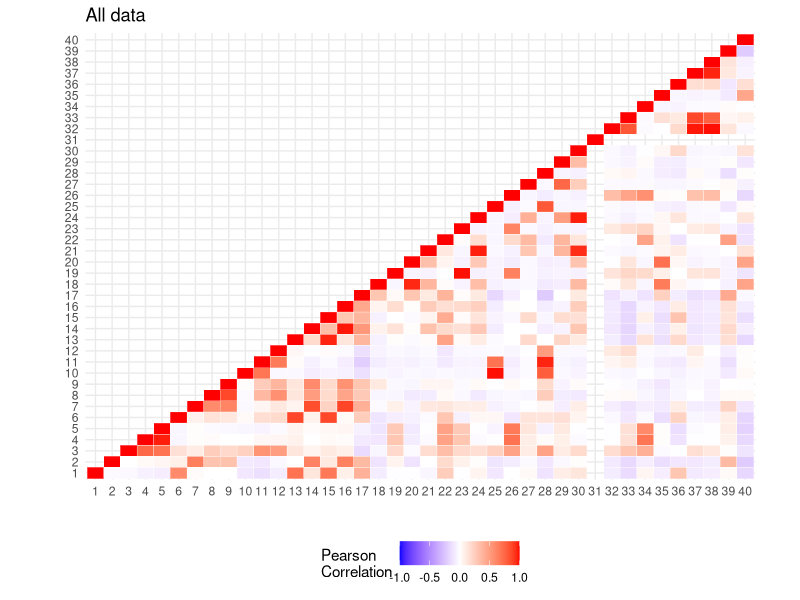
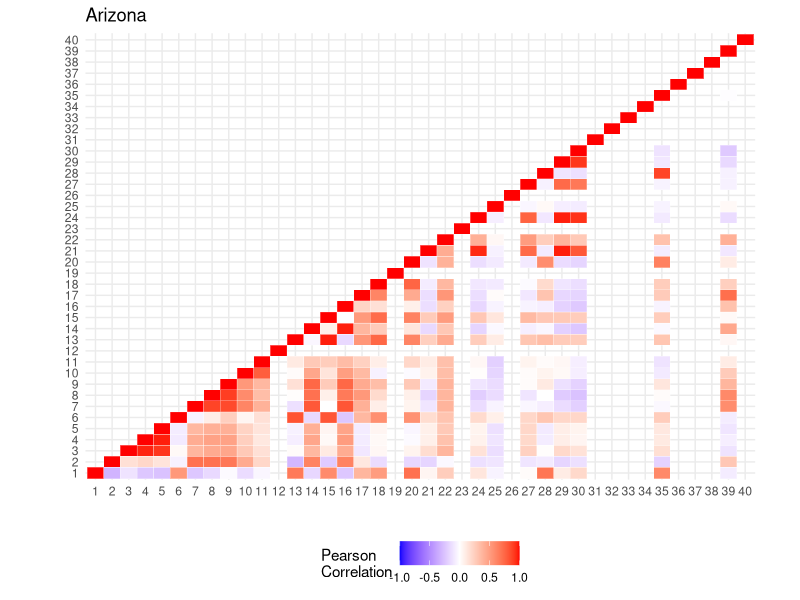
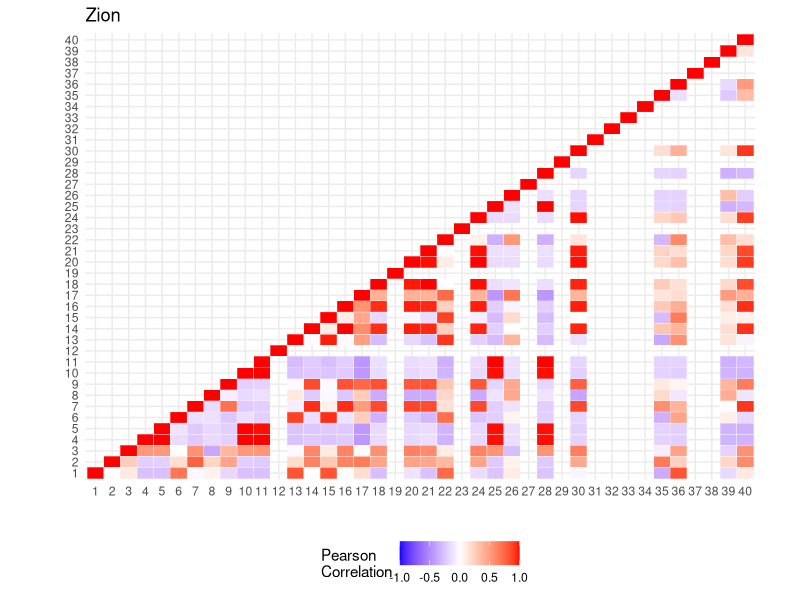
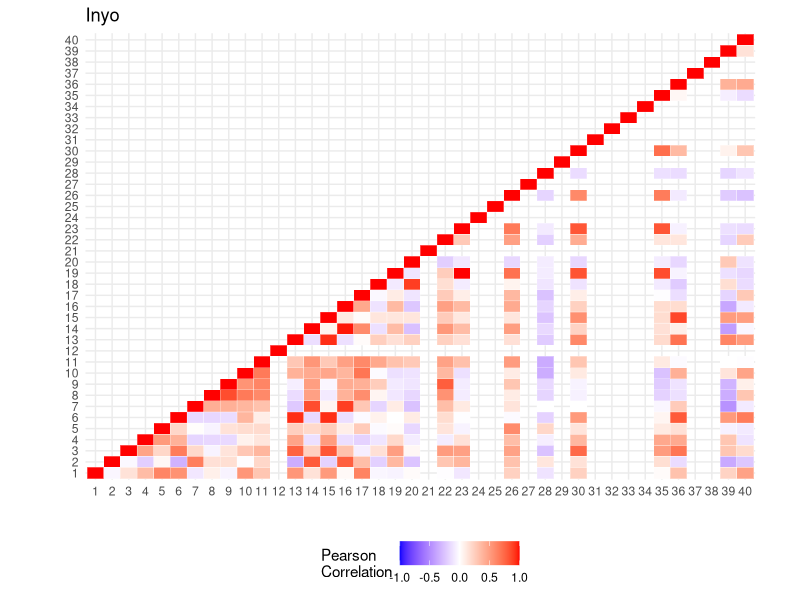
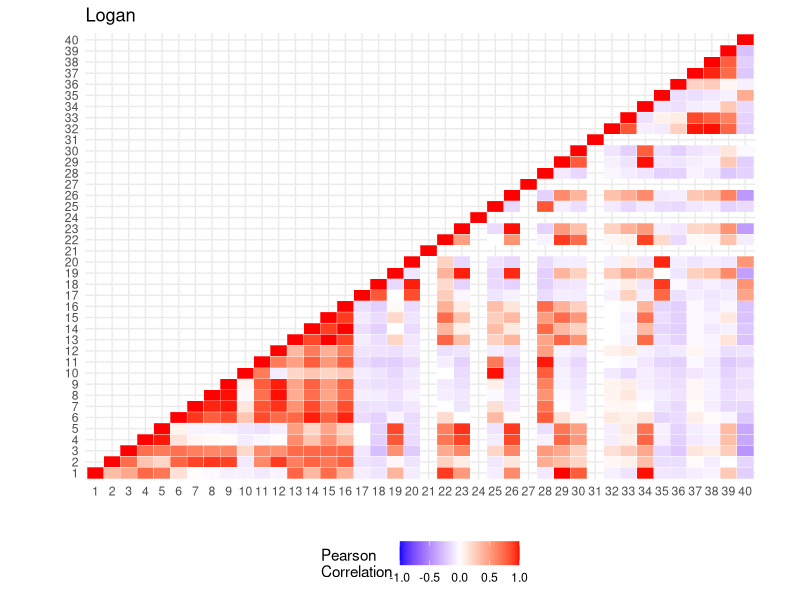
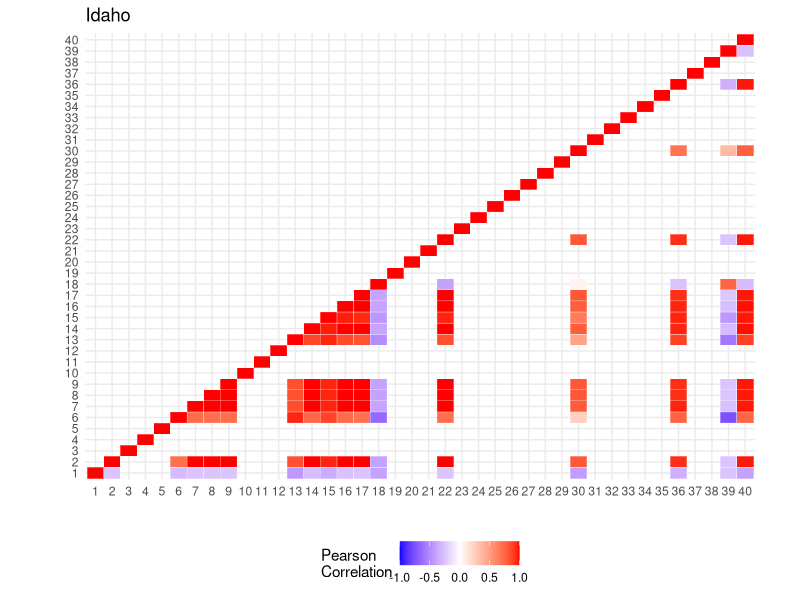
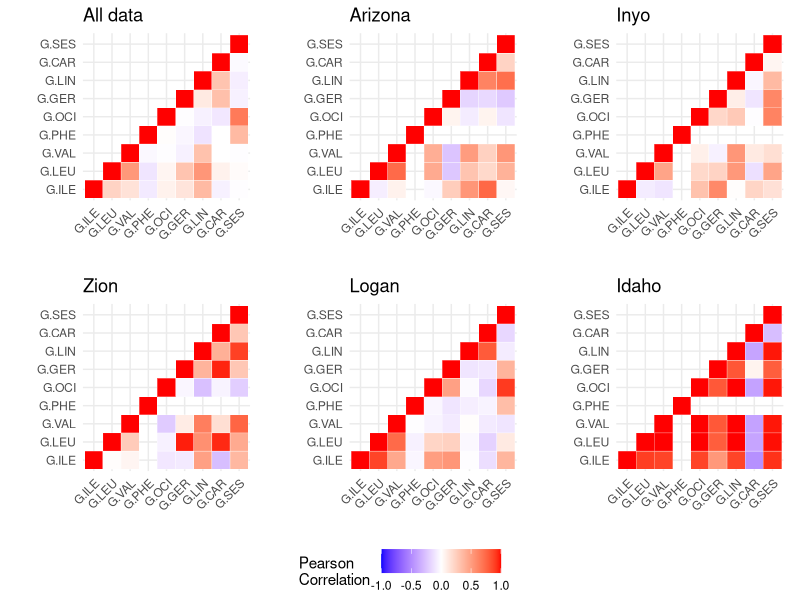
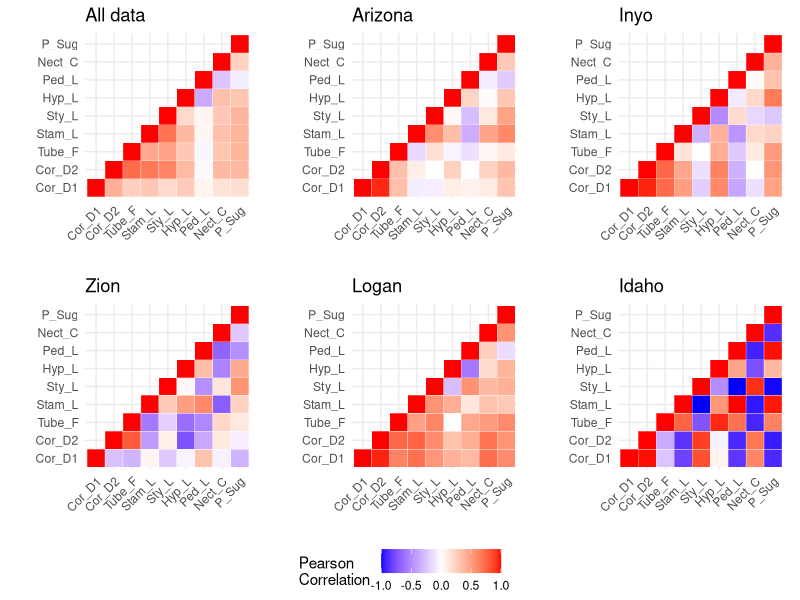

Here is the R script that generated these plots, in order:
## ---- chunk 1
knitr::opts_chunk$set(echo = TRUE)
## ---- chunk 2
# need the relevant code from test script in order to be able to knit this file

library(tidyverse)
library(readxl)
library(lme4)
library(lmerTest)
library(emmeans)
library(vegan)
library(knitr)
library(reshape2)
library(ggpubr)

file1<-readxl::read_excel("Scent_Full.xlsx", na="0")
file1<-file1 %>% mutate_all(~replace(.,is.na(.), 0))

file2<-readxl::read_excel("Scent_Meta.xlsx")

file3<-readxl::read_excel("Morph_Full.xlsx")

Totals<-file1 %>% 
  bind_rows(summarise_all(., list(~if(is.numeric(.)) sum(.) else "Comp.Total"))) %>% 
  pivot_longer(cols=starts_with("Samp."),names_to="Sample_ID") %>% 
  pivot_wider(names_from=Compounds, values_from = value)

percent <- function(x) { round((x/sum(x)) * 100, digits=3)
}

Percents<-file1 %>% 
  mutate_at(vars(starts_with("Samp.")), percent)

Percents_wide <- Percents %>% 
  pivot_longer(cols=starts_with("Samp."),names_to="Sample_ID") %>% 
  pivot_wider(names_from=Compounds, values_from = value) %>% 
  full_join(file2)

T_S<-function(Column, Tol.Area, Tol.Amt, Samp.Vol) {
  Column/Tol.Area*Tol.Amt*Samp.Vol
} 

ER_Fm<-function(Total.Samp, Hrs, Fr.Mass) {
  Total.Samp/Hrs/Fr.Mass
}

Total_Samples<-Totals %>%  full_join(file2) %>% 
  mutate_at(vars(starts_with("Comp.")), list(~T_S(.,Toluene_Area,Toluene_Amt, Sample_Vol))) 

ER_f_mass<-Total_Samples %>% 
  mutate_at(vars(starts_with("Comp.")), list(~ER_Fm(.,No_Hours, Fresh_Mass))) 

get_upper_tri <- function(cormat){
    cormat[lower.tri(cormat)]<- NA
    return(cormat)
  }

## ---- chunk 3
Arizona <- ER_f_mass %>% filter(Population=="Arizona" & Type=="Yes") %>%  select(starts_with("Comp.")) %>% select(-Comp.Total)
Zion <- ER_f_mass %>% filter(Population=="Zion" & Type=="Yes") %>%  select(starts_with("Comp.")) %>% select(-Comp.Total)
Inyo <- ER_f_mass %>% filter(Population=="Inyo" & Type=="Yes") %>%  select(starts_with("Comp.")) %>% select(-Comp.Total)
Logan <- ER_f_mass %>% filter(Population=="Logan" & Type=="Yes") %>%  select(starts_with("Comp.")) %>% select(-Comp.Total)
Idaho <- ER_f_mass %>% filter(Population=="Idaho" & Type=="Yes") %>%  select(starts_with("Comp.")) %>% select(-Comp.Total)

Tol_ord <- ER_f_mass %>% filter(Type=="Yes") %>% 
  select(starts_with("Comp."), Population) %>% filter_if(is.numeric, any_vars(. != 0)) %>% select(starts_with("Comp.")) %>% select(-Comp.Total)
## ---- chunk 4
cormat.all <- round(cor(Tol_ord),2)
melted_cormat.all <- melt(cormat.all)
upper_tri.all <- get_upper_tri(cormat.all)
# Melt the correlation matrix
melted_cormat.all <- melt(upper_tri.all, na.rm = TRUE)
# Create a ggheatmap
ggheatmap.all <- ggplot(melted_cormat.all, aes(Var2, Var1, fill = value))+
 geom_tile(color = "white")+
 scale_fill_gradient2(low = "blue", high = "red", mid = "white", 
   midpoint = 0, limit = c(-1,1), space = "Lab", 
    name="Pearson\nCorrelation") +
  theme_minimal()+ # minimal theme
 coord_fixed()+scale_x_discrete(labels=c(1:40))+scale_y_discrete(labels=c(1:40))+
ggtitle("All data") +xlab("") +ylab("") + theme(legend.position="bottom") +
  theme(aspect.ratio=2/3)
  
ggheatmap.all
## ---- chunk 5
cormat.AZ <- round(cor(Arizona),2)
melted_cormat.AZ <- melt(cormat.AZ)
upper_tri.AZ <- get_upper_tri(cormat.AZ)
# Melt the correlation matrix
melted_cormat.AZ <- melt(upper_tri.AZ, na.rm = TRUE)
# Create a ggheatmap
ggheatmap.AZ <- ggplot(melted_cormat.AZ, aes(Var2, Var1, fill = value))+
 geom_tile(color = "white")+
 scale_fill_gradient2(low = "blue", high = "red", mid = "white", 
   midpoint = 0, limit = c(-1,1), space = "Lab", 
    name="Pearson\nCorrelation") +
  theme_minimal()+ # minimal theme
 coord_fixed()+scale_x_discrete(labels=c(1:40))+scale_y_discrete(labels=c(1:40))+
ggtitle("Arizona") +xlab("") +ylab("") + theme(legend.position="bottom") +
  theme(aspect.ratio=2/3)
ggheatmap.AZ
## ---- chunk 6
cormat.ZI <- round(cor(Zion),2)
melted_cormat.ZI <- melt(cormat.ZI)
upper_tri.ZI <- get_upper_tri(cormat.ZI)
# Melt the correlation matrix
melted_cormat.ZI <- melt(upper_tri.ZI, na.rm = TRUE)
# Create a ggheatmap
ggheatmap.ZI <- ggplot(melted_cormat.ZI, aes(Var2, Var1, fill = value))+
 geom_tile(color = "white")+
 scale_fill_gradient2(low = "blue", high = "red", mid = "white", 
   midpoint = 0, limit = c(-1,1), space = "Lab", 
    name="Pearson\nCorrelation") +
  theme_minimal()+ # minimal theme
 coord_fixed()+scale_x_discrete(labels=c(1:40))+scale_y_discrete(labels=c(1:40))+
ggtitle("Zion") +xlab("") +ylab("") + theme(legend.position="bottom") +
  theme(aspect.ratio=2/3)
ggheatmap.ZI
## ---- chunk 7
cormat.IN <- round(cor(Inyo),2)
melted_cormat.IN <- melt(cormat.IN)
upper_tri.IN <- get_upper_tri(cormat.IN)
# Melt the correlation matrix
melted_cormat.IN <- melt(upper_tri.IN, na.rm = TRUE)
# Create a ggheatmap
ggheatmap.IN <- ggplot(melted_cormat.IN, aes(Var2, Var1, fill = value))+
 geom_tile(color = "white")+
 scale_fill_gradient2(low = "blue", high = "red", mid = "white", 
   midpoint = 0, limit = c(-1,1), space = "Lab", 
    name="Pearson\nCorrelation") +
  theme_minimal()+ # minimal theme
 coord_fixed()+scale_x_discrete(labels=c(1:40))+scale_y_discrete(labels=c(1:40))+
ggtitle("Inyo") +xlab("") +ylab("") + theme(legend.position="bottom") +
  theme(aspect.ratio=2/3)
ggheatmap.IN
## ---- chunk 8
cormat.LO <- round(cor(Logan),2)
melted_cormat.LO <- melt(cormat.LO)
upper_tri.LO <- get_upper_tri(cormat.LO)
# Melt the correlation matrix
melted_cormat.LO <- melt(upper_tri.LO, na.rm = TRUE)
# Create a ggheatmap
ggheatmap.LO <- ggplot(melted_cormat.LO, aes(Var2, Var1, fill = value))+
 geom_tile(color = "white")+
 scale_fill_gradient2(low = "blue", high = "red", mid = "white", 
   midpoint = 0, limit = c(-1,1), space = "Lab", 
    name="Pearson\nCorrelation") +
  theme_minimal()+ # minimal theme
 coord_fixed()+scale_x_discrete(labels=c(1:40))+scale_y_discrete(labels=c(1:40))+
ggtitle("Logan") +xlab("") +ylab("") + theme(legend.position="bottom") +
  theme(aspect.ratio=2/3)
ggheatmap.LO 
## ---- chunk 9
cormat.ID <- round(cor(Idaho),2)
melted_cormat.ID <- melt(cormat.ID)
upper_tri.ID <- get_upper_tri(cormat.ID)
# Melt the correlation matrix
melted_cormat.ID <- melt(upper_tri.ID, na.rm = TRUE)
# Create a ggheatmap
ggheatmap.ID <- ggplot(melted_cormat.ID, aes(Var2, Var1, fill = value))+
 geom_tile(color = "white")+
 scale_fill_gradient2(low = "blue", high = "red", mid = "white", 
   midpoint = 0, limit = c(-1,1), space = "Lab", 
    name="Pearson\nCorrelation") +
  theme_minimal()+ # minimal theme
 coord_fixed()+scale_x_discrete(labels=c(1:40))+scale_y_discrete(labels=c(1:40))+
ggtitle("Idaho") +xlab("") +ylab("") + theme(legend.position="bottom") +
  theme(aspect.ratio=2/3)
ggheatmap.ID
## ---- chunk 10


ER_f_mass_groups <- ER_f_mass %>% mutate(G.ILE=Comp.2methylbutyronitrile+`Comp.nitro-2-methyl-butane`+`Comp.cis-2-methylbutyraldoxime`+`Comp.trans-2-methylbutyraldoxime`+`Comp.2methylbutyl-benzoate`,
                                         G.LEU=Comp.3methylbutyronitrile+`Comp.nitro-3-methyl-butane`+`Comp.cis-3-methylbutyraldoxime`+`Comp.trans-3-methylbutyraldoxime`,
                                         G.VAL=`Comp.cis-isobutyraldoxime`+`Comp.trans-isobutyraldoxime`,
                                         G.PHE=Comp.2phenylethanol+Comp.phenylacetonitrile+Comp.nitrophenylethane+Comp.phenylacetaldoxime,
                                         G.OCI=`Comp.b-myrcene`+`Comp.cis-b-ocimene`+`Comp.trans-b-ocimene`+`Comp.alpha-terpineol`,
                                         G.GER=Comp.citronellol+Comp.neral+Comp.geranial+Comp.nerol+Comp.geraniol,
                                         G.LIN=Comp.linalool+`Comp.cis-furanoid-linalool-oxide`+`Comp.trans-furanoid-linalool-oxide`+`Comp.pyran-lin-oxide-ketone`+`Comp.cis-pyranoid-linalool-oxide`+`Comp.trans-pyranoid-linalool-oxide`,
                                         G.CAR=`Comp.beta-caryophyllene`+`Comp.alpha-humulene`+`Comp.caryophyllene-oxide`,
                                         G.SES=`Comp.beta-farnesene`+`Comp.Z-E-alpha-farnesene`+`Comp.E-E-alpha-farnesene`+`Comp.farnesene-epoxide`+Comp.farnesol+Comp.nerolidol+Comp.isophytol)

ER_f_mass_group_data <- ER_f_mass_groups %>% filter(Type=="Yes") %>%  select(starts_with("G."))

ER_f_mass_group_data <- ER_f_mass_group_data %>% slice(.,-c(36,44)) 
ER_f_mass_groups <- ER_f_mass_groups %>% slice(.,-c(36,44)) %>% filter(Type=="Yes")

Arizona <- ER_f_mass_groups %>% filter(Population=="Arizona") %>%  select(starts_with("G."))
Zion <- ER_f_mass_groups %>% filter(Population=="Zion") %>%  select(starts_with("G."))
Inyo <- ER_f_mass_groups %>% filter(Population=="Inyo") %>%  select(starts_with("G."))
Logan <- ER_f_mass_groups %>% filter(Population=="Logan") %>%  select(starts_with("G."))
Idaho <- ER_f_mass_groups %>% filter(Population=="Idaho") %>%  select(starts_with("G."))

cormat.all <- round(cor(ER_f_mass_group_data),2)
melted_cormat.all <- melt(cormat.all)
upper_tri.all <- get_upper_tri(cormat.all)
# Melt the correlation matrix
melted_cormat.all <- melt(upper_tri.all, na.rm = TRUE)
# Create a ggheatmap
ggheatmap.all <- ggplot(melted_cormat.all, aes(Var2, Var1, fill = value))+
 geom_tile(color = "white")+
 scale_fill_gradient2(low = "blue", high = "red", mid = "white", 
   midpoint = 0, limit = c(-1,1), space = "Lab", 
    name="Pearson\nCorrelation") +
  theme_minimal()+ # minimal theme
 theme(axis.text.x = element_text(angle = 45, vjust = 1, 
    hjust = 1))+
 coord_fixed()+
ggtitle("All data") +xlab("") +ylab("")

cormat.AZ <- round(cor(Arizona),2)
melted_cormat.AZ <- melt(cormat.AZ)
upper_tri.AZ <- get_upper_tri(cormat.AZ)
# Melt the correlation matrix
melted_cormat.AZ <- melt(upper_tri.AZ, na.rm = TRUE)
# Create a ggheatmap
ggheatmap.AZ <- ggplot(melted_cormat.AZ, aes(Var2, Var1, fill = value))+
 geom_tile(color = "white")+
 scale_fill_gradient2(low = "blue", high = "red", mid = "white", 
   midpoint = 0, limit = c(-1,1), space = "Lab", 
    name="Pearson\nCorrelation") +
  theme_minimal()+ # minimal theme
 theme(axis.text.x = element_text(angle = 45, vjust = 1, 
     hjust = 1))+
 coord_fixed()+
ggtitle("Arizona") +xlab("") +ylab("")

cormat.ZI <- round(cor(Zion),2)
melted_cormat.ZI <- melt(cormat.ZI)
upper_tri.ZI <- get_upper_tri(cormat.ZI)
# Melt the correlation matrix
melted_cormat.ZI <- melt(upper_tri.ZI, na.rm = TRUE)
# Create a ggheatmap
ggheatmap.ZI <- ggplot(melted_cormat.ZI, aes(Var2, Var1, fill = value))+
 geom_tile(color = "white")+
 scale_fill_gradient2(low = "blue", high = "red", mid = "white", 
   midpoint = 0, limit = c(-1,1), space = "Lab", 
    name="Pearson\nCorrelation") +
  theme_minimal()+ # minimal theme
 theme(axis.text.x = element_text(angle = 45, vjust = 1, 
     hjust = 1))+
 coord_fixed()+
ggtitle("Zion") +xlab("") +ylab("")

cormat.IN <- round(cor(Inyo),2)
melted_cormat.IN <- melt(cormat.IN)
upper_tri.IN <- get_upper_tri(cormat.IN)
# Melt the correlation matrix
melted_cormat.IN <- melt(upper_tri.IN, na.rm = TRUE)
# Create a ggheatmap
ggheatmap.IN <- ggplot(melted_cormat.IN, aes(Var2, Var1, fill = value))+
 geom_tile(color = "white")+
 scale_fill_gradient2(low = "blue", high = "red", mid = "white", 
   midpoint = 0, limit = c(-1,1), space = "Lab", 
    name="Pearson\nCorrelation") +
  theme_minimal()+ # minimal theme
 theme(axis.text.x = element_text(angle = 45, vjust = 1, 
     hjust = 1))+
 coord_fixed()+
ggtitle("Inyo") +xlab("") +ylab("")

cormat.LO <- round(cor(Logan),2)
melted_cormat.LO <- melt(cormat.LO)
upper_tri.LO <- get_upper_tri(cormat.LO)
# Melt the correlation matrix
melted_cormat.LO <- melt(upper_tri.LO, na.rm = TRUE)
# Create a ggheatmap
ggheatmap.LO <- ggplot(melted_cormat.LO, aes(Var2, Var1, fill = value))+
 geom_tile(color = "white")+
 scale_fill_gradient2(low = "blue", high = "red", mid = "white", 
   midpoint = 0, limit = c(-1,1), space = "Lab", 
    name="Pearson\nCorrelation") +
  theme_minimal()+ # minimal theme
 theme(axis.text.x = element_text(angle = 45, vjust = 1, 
     hjust = 1))+
 coord_fixed()+
ggtitle("Logan") +xlab("") +ylab("")

cormat.ID <- round(cor(Idaho),2)
melted_cormat.ID <- melt(cormat.ID)
upper_tri.ID <- get_upper_tri(cormat.ID)
# Melt the correlation matrix
melted_cormat.ID <- melt(upper_tri.ID, na.rm = TRUE)
# Create a ggheatmap
ggheatmap.ID <- ggplot(melted_cormat.ID, aes(Var2, Var1, fill = value))+
 geom_tile(color = "white")+
 scale_fill_gradient2(low = "blue", high = "red", mid = "white", 
   midpoint = 0, limit = c(-1,1), space = "Lab", 
    name="Pearson\nCorrelation") +
  theme_minimal()+ # minimal theme
 theme(axis.text.x = element_text(angle = 45, vjust = 1, 
     hjust = 1))+
 coord_fixed()+
ggtitle("Idaho") +xlab("") +ylab("")

ggarrange(ggheatmap.all, ggheatmap.AZ, ggheatmap.IN, ggheatmap.ZI, ggheatmap.LO, ggheatmap.ID, nrow=2, ncol=3, common.legend = TRUE, legend = "bottom")

## ---- chunk 11

Arizona <- file3 %>% filter(Population=="Arizona" & Type=="Yes") %>% select(starts_with("M.")) %>% select(-"M.Leaf_Number", -"M.Leaf_Length") %>% drop_na()
Zion <- file3 %>% filter(Population=="Zion" & Type=="Yes") %>% select(starts_with("M.")) %>% select(-"M.Leaf_Number", -"M.Leaf_Length") %>% drop_na()
Inyo <- file3 %>% filter(Population=="Inyo" & Type=="Yes") %>% select(starts_with("M.")) %>% select(-"M.Leaf_Number", -"M.Leaf_Length") %>% drop_na()
Logan <- file3 %>% filter(Population=="Logan" & Type=="Yes") %>% select(starts_with("M.")) %>% select(-"M.Leaf_Number", -"M.Leaf_Length") %>% drop_na()
Idaho <- file3 %>% filter(Population=="Idaho" & Type=="Yes") %>% select(starts_with("M.")) %>% select(-"M.Leaf_Number", -"M.Leaf_Length") %>% drop_na()
morph <- file3 %>% filter(Population!="NA" &Type=="Yes") %>% select(starts_with("M.")) %>% select(-"M.Leaf_Number", -"M.Leaf_Length") %>% drop_na()

labels <- c("Cor_D1", "Cor_D2", "Tube_F", "Stam_L", "Sty_L", "Hyp_L", "Ped_L", "Nect_C", "P_Sug")

cormat.all <- round(cor(morph),2)
melted_cormat.all <- melt(cormat.all)
upper_tri.all <- get_upper_tri(cormat.all)
# Melt the correlation matrix
melted_cormat.all <- melt(upper_tri.all, na.rm = TRUE)
# Create a ggheatmap
ggheatmap.all <- ggplot(melted_cormat.all, aes(Var2, Var1, fill = value))+
 geom_tile(color = "white")+
 scale_fill_gradient2(low = "blue", high = "red", mid = "white", 
   midpoint = 0, limit = c(-1,1), space = "Lab", 
    name="Pearson\nCorrelation") +
  theme_minimal()+ # minimal theme
 theme(axis.text.x = element_text(angle = 45, vjust = 1, 
     hjust = 1))+
 coord_fixed()+scale_x_discrete(labels=labels)+scale_y_discrete(labels=labels)+
ggtitle("All data") +xlab("") +ylab("")

cormat.AZ <- round(cor(Arizona),2)
melted_cormat.AZ <- melt(cormat.AZ)
upper_tri.AZ <- get_upper_tri(cormat.AZ)
melted_cormat.AZ <- melt(upper_tri.AZ, na.rm = TRUE)
ggheatmap.AZ <- ggplot(melted_cormat.AZ, aes(Var2, Var1, fill = value))+
 geom_tile(color = "white")+
 scale_fill_gradient2(low = "blue", high = "red", mid = "white", 
   midpoint = 0, limit = c(-1,1), space = "Lab", 
    name="Pearson\nCorrelation") +
  theme_minimal()+ # minimal theme
 theme(axis.text.x = element_text(angle = 45, vjust = 1, 
     hjust = 1))+
 coord_fixed() +scale_x_discrete(labels=labels)+scale_y_discrete(labels=labels)+
ggtitle("Arizona") +xlab("") +ylab("")

cormat.ZI <- round(cor(Zion),2)
melted_cormat.ZI <- melt(cormat.ZI)
upper_tri.ZI <- get_upper_tri(cormat.ZI)
melted_cormat.ZI <- melt(upper_tri.ZI, na.rm = TRUE)
ggheatmap.ZI <- ggplot(melted_cormat.ZI, aes(Var2, Var1, fill = value))+
 geom_tile(color = "white")+
 scale_fill_gradient2(low = "blue", high = "red", mid = "white", 
   midpoint = 0, limit = c(-1,1), space = "Lab", 
    name="Pearson\nCorrelation") +
  theme_minimal()+ # minimal theme
 theme(axis.text.x = element_text(angle = 45, vjust = 1, 
     hjust = 1))+
 coord_fixed() +scale_x_discrete(labels=labels)+scale_y_discrete(labels=labels)+
ggtitle("Zion") +xlab("") +ylab("")

cormat.IN <- round(cor(Inyo),2)
melted_cormat.IN <- melt(cormat.IN)
upper_tri.IN <- get_upper_tri(cormat.IN)
melted_cormat.IN <- melt(upper_tri.IN, na.rm = TRUE)
ggheatmap.IN <- ggplot(melted_cormat.IN, aes(Var2, Var1, fill = value))+
 geom_tile(color = "white")+
 scale_fill_gradient2(low = "blue", high = "red", mid = "white", 
   midpoint = 0, limit = c(-1,1), space = "Lab", 
    name="Pearson\nCorrelation") +
  theme_minimal()+ # minimal theme
 theme(axis.text.x = element_text(angle = 45, vjust = 1, 
     hjust = 1))+
 coord_fixed() +scale_x_discrete(labels=labels)+scale_y_discrete(labels=labels)+
ggtitle("Inyo") +xlab("") +ylab("")

cormat.LO <- round(cor(Logan),2)
melted_cormat.LO <- melt(cormat.LO)
upper_tri.LO <- get_upper_tri(cormat.LO)
melted_cormat.LO <- melt(upper_tri.LO, na.rm = TRUE)
ggheatmap.LO <- ggplot(melted_cormat.LO, aes(Var2, Var1, fill = value))+
 geom_tile(color = "white")+
 scale_fill_gradient2(low = "blue", high = "red", mid = "white", 
   midpoint = 0, limit = c(-1,1), space = "Lab", 
    name="Pearson\nCorrelation") +
  theme_minimal()+ # minimal theme
 theme(axis.text.x = element_text(angle = 45, vjust = 1, 
     hjust = 1))+
 coord_fixed() +scale_x_discrete(labels=labels)+scale_y_discrete(labels=labels)+
ggtitle("Logan") +xlab("") +ylab("")

cormat.ID <- round(cor(Idaho),2)
melted_cormat.ID <- melt(cormat.ID)
upper_tri.ID <- get_upper_tri(cormat.ID)
melted_cormat.ID <- melt(upper_tri.ID, na.rm = TRUE)
ggheatmap.ID <- ggplot(melted_cormat.ID, aes(Var2, Var1, fill = value))+
 geom_tile(color = "white")+
 scale_fill_gradient2(low = "blue", high = "red", mid = "white", 
   midpoint = 0, limit = c(-1,1), space = "Lab", 
    name="Pearson\nCorrelation") +
  theme_minimal()+ # minimal theme
 theme(axis.text.x = element_text(angle = 45, vjust = 1, 
     hjust = 1))+
 coord_fixed() +scale_x_discrete(labels=labels)+scale_y_discrete(labels=labels)+
ggtitle("Idaho") +xlab("") +ylab("")

ggarrange(ggheatmap.all, ggheatmap.AZ, ggheatmap.IN, ggheatmap.ZI, ggheatmap.LO, ggheatmap.ID, nrow=2, ncol=3, common.legend = TRUE, legend = "bottom")
## ---- chunk 12
ER_f_mass_group_data <- ER_f_mass_groups %>% select(starts_with("G."), Sample_ID)

morph <- file3 %>% filter(Population!="NA" &Type=="Yes")

scent_morph <- full_join(ER_f_mass_group_data, morph) %>% filter(Population!="NA") %>% filter(G.ILE!="NA")

Arizona <- scent_morph %>% filter(Population=="Arizona") %>%  select(starts_with("G."), starts_with("M.")) %>% select(-"M.Leaf_Number", -"M.Leaf_Length") %>% drop_na()
Zion <- scent_morph %>% filter(Population=="Zion") %>%  select(starts_with("G."), starts_with("M.")) %>% select(-"M.Leaf_Number", -"M.Leaf_Length") %>% drop_na()
Inyo <- scent_morph %>% filter(Population=="Inyo") %>%  select(starts_with("G."), starts_with("M.")) %>% select(-"M.Leaf_Number", -"M.Leaf_Length") %>% drop_na()
Logan <- scent_morph %>% filter(Population=="Logan") %>%  select(starts_with("G."), starts_with("M.")) %>% select(-"M.Leaf_Number", -"M.Leaf_Length") %>% drop_na()
Idaho <- scent_morph %>% filter(Population=="Idaho") %>%  select(starts_with("G."), starts_with("M.")) %>% select(-"M.Leaf_Number", -"M.Leaf_Length") %>% drop_na()

scent_morph <- scent_morph %>% select(starts_with("G."), starts_with("M.")) %>% select(-"M.Leaf_Number", -"M.Leaf_Length") %>% drop_na()

labels <- c("G.ILE", "G.LEU","G.VAL","G.PHE","G.OCI","G.GER","G.LIN","G.CAR","G.SES", "Cor_D1", "Cor_D2", "Tube_F", "Stam_L", "Sty_L", "Hyp_L", "Ped_L", "Nect_C", "P_Sug")

cormat.all <- round(cor(scent_morph),2)
melted_cormat.all <- melt(cormat.all)
upper_tri.all <- get_upper_tri(cormat.all)
# Melt the correlation matrix
melted_cormat.all <- melt(upper_tri.all, na.rm = TRUE)
# Create a ggheatmap
ggheatmap.all <- ggplot(melted_cormat.all, aes(Var2, Var1, fill = value))+
 geom_tile(color = "white")+
 scale_fill_gradient2(low = "blue", high = "red", mid = "white", 
   midpoint = 0, limit = c(-1,1), space = "Lab", 
    name="Pearson\nCorrelation") +
  theme_minimal()+ # minimal theme
  theme(axis.text.y = element_text(size =6))+
 theme(axis.text.x = element_text(angle = 90, vjust = 1, size = 6, 
     hjust = 1))+
 coord_fixed()+scale_x_discrete(labels=labels)+scale_y_discrete(labels=labels)+
ggtitle("All data") +xlab("") +ylab("")

cormat.AZ <- round(cor(Arizona),2)
melted_cormat.AZ <- melt(cormat.AZ)
upper_tri.AZ <- get_upper_tri(cormat.AZ)
melted_cormat.AZ <- melt(upper_tri.AZ, na.rm = TRUE)
ggheatmap.AZ <- ggplot(melted_cormat.AZ, aes(Var2, Var1, fill = value))+
 geom_tile(color = "white")+
 scale_fill_gradient2(low = "blue", high = "red", mid = "white", 
   midpoint = 0, limit = c(-1,1), space = "Lab", 
    name="Pearson\nCorrelation") +
  theme_minimal()+ # minimal theme
 theme(axis.text.y = element_text(size =6))+
 theme(axis.text.x = element_text(angle = 90, vjust = 1, size = 6, 
     hjust = 1))+
 coord_fixed() +scale_x_discrete(labels=labels)+scale_y_discrete(labels=labels)+
ggtitle("Arizona") +xlab("") +ylab("")

cormat.ZI <- round(cor(Zion),2)
melted_cormat.ZI <- melt(cormat.ZI)
upper_tri.ZI <- get_upper_tri(cormat.ZI)
melted_cormat.ZI <- melt(upper_tri.ZI, na.rm = TRUE)
ggheatmap.ZI <- ggplot(melted_cormat.ZI, aes(Var2, Var1, fill = value))+
 geom_tile(color = "white")+
 scale_fill_gradient2(low = "blue", high = "red", mid = "white", 
   midpoint = 0, limit = c(-1,1), space = "Lab", 
    name="Pearson\nCorrelation") +
  theme_minimal()+ # minimal theme
 theme(axis.text.y = element_text(size =6))+
 theme(axis.text.x = element_text(angle = 90, vjust = 1, size = 6, 
     hjust = 1))+
 coord_fixed() +scale_x_discrete(labels=labels)+scale_y_discrete(labels=labels)+
ggtitle("Zion") +xlab("") +ylab("")

cormat.IN <- round(cor(Inyo),2)
melted_cormat.IN <- melt(cormat.IN)
upper_tri.IN <- get_upper_tri(cormat.IN)
melted_cormat.IN <- melt(upper_tri.IN, na.rm = TRUE)
ggheatmap.IN <- ggplot(melted_cormat.IN, aes(Var2, Var1, fill = value))+
 geom_tile(color = "white")+
 scale_fill_gradient2(low = "blue", high = "red", mid = "white", 
   midpoint = 0, limit = c(-1,1), space = "Lab", 
    name="Pearson\nCorrelation") +
  theme_minimal()+ # minimal theme
 theme(axis.text.y = element_text(size =6))+
 theme(axis.text.x = element_text(angle = 90, vjust = 1, size = 6, 
     hjust = 1))+
 coord_fixed() +scale_x_discrete(labels=labels)+scale_y_discrete(labels=labels)+
ggtitle("Inyo") +xlab("") +ylab("")

cormat.LO <- round(cor(Logan),2)
melted_cormat.LO <- melt(cormat.LO)
upper_tri.LO <- get_upper_tri(cormat.LO)
melted_cormat.LO <- melt(upper_tri.LO, na.rm = TRUE)
ggheatmap.LO <- ggplot(melted_cormat.LO, aes(Var2, Var1, fill = value))+
 geom_tile(color = "white")+
 scale_fill_gradient2(low = "blue", high = "red", mid = "white", 
   midpoint = 0, limit = c(-1,1), space = "Lab", 
    name="Pearson\nCorrelation") +
  theme_minimal()+ # minimal theme
 theme(axis.text.y = element_text(size =6))+
 theme(axis.text.x = element_text(angle = 90, vjust = 1, size = 6, 
     hjust = 1))+
 coord_fixed() +scale_x_discrete(labels=labels)+scale_y_discrete(labels=labels)+
ggtitle("Logan") +xlab("") +ylab("")

cormat.ID <- round(cor(Idaho),2)
melted_cormat.ID <- melt(cormat.ID)
upper_tri.ID <- get_upper_tri(cormat.ID)
melted_cormat.ID <- melt(upper_tri.ID, na.rm = TRUE)
ggheatmap.ID <- ggplot(melted_cormat.ID, aes(Var2, Var1, fill = value))+
 geom_tile(color = "white")+
 scale_fill_gradient2(low = "blue", high = "red", mid = "white", 
   midpoint = 0, limit = c(-1,1), space = "Lab", 
    name="Pearson\nCorrelation") +
  theme_minimal()+ # minimal theme
 theme(axis.text.y = element_text(size =6))+
 theme(axis.text.x = element_text(angle = 90, vjust = 1, size = 6, 
     hjust = 1))+
 coord_fixed() +scale_x_discrete(labels=labels)+scale_y_discrete(labels=labels)+
ggtitle("Idaho") +xlab("") +ylab("")

ggarrange(ggheatmap.all, ggheatmap.AZ, ggheatmap.IN, ggheatmap.ZI, ggheatmap.LO, ggheatmap.ID, nrow=2, ncol=3, common.legend = TRUE, legend = "bottom")
